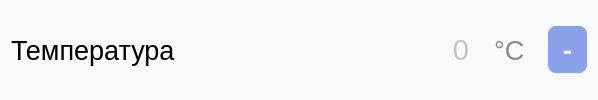
                     <widget class="QWidget" name="widget_29" native="true">
                      <property name="font">
                       <font>
                        <pointsize>36</pointsize>
                       </font>
                      </property>
                      <property name="styleSheet">
                       <string notr="true">border-radius: 8px;
background-color:rgb(248, 249, 251);
color: rgb(140, 139, 139);</string>
                      </property>
                      <layout class="QHBoxLayout" name="horizontalLayout_55">
                       <item>
                        <widget class="QLabel" name="temperature">
                         <property name="minimumSize">
                          <size>
                           <width>0</width>
                           <height>0</height>
                          </size>
                         </property>
                         <property name="maximumSize">
                          <size>
                           <width>16777215</width>
                           <height>16777215</height>
                          </size>
                         </property>
                         <property name="font">
                          <font>
                           <pointsize>20</pointsize>
                          </font>
                         </property>
                         <property name="styleSheet">
                          <string notr="true">background-color:rgb(248, 249, 251);
color: rgb(0, 0, 0);
margin-right: 0px;
</string>
                         </property>
                         <property name="inputMethodHints">
                          <set>Qt::ImhNone</set>
                         </property>
                         <property name="text">
                          <string>Температура</string>
                         </property>
                         <property name="wordWrap">
                          <bool>true</bool>
                         </property>
                        </widget>
                       </item>
                       <item>
                        <widget class="QLineEdit" name="value_temperature">
                         <property name="minimumSize">
                          <size>
                           <width>0</width>
                           <height>0</height>
                          </size>
                         </property>
                         <property name="font">
                          <font>
                           <family>MS Shell Dlg 2</family>
                           <pointsize>22</pointsize>
                           <weight>50</weight>
                           <italic>false</italic>
                           <bold>false</bold>
                           <strikeout>false</strikeout>
                          </font>
                         </property>
                         <property name="layoutDirection">
                          <enum>Qt::LeftToRight</enum>
                         </property>
                         <property name="styleSheet">
                          <string notr="true">background-color:rgb(248, 249, 251);
color: rgb(140, 139, 139);
outline: 0px;
padding-left: 10px;
margin-left: 20px;
margin-right: 10px;
border-top-left-radius: 0px;
border-bottom-left-radius: 00px;
border: none;

</string>
                         </property>
                         <property name="alignment">
                          <set>Qt::AlignRight|Qt::AlignTrailing|Qt::AlignVCenter</set>
                         </property>
                         <property name="placeholderText">
                          <string>0</string>
                         </property>
                        </widget>
                       </item>
                       <item>
                        <widget class="QLabel" name="dimension_temperature">
                         <property name="font">
                          <font>
                           <pointsize>20</pointsize>
                          </font>
                         </property>
                         <property name="styleSheet">
                          <string notr="true">margin-right: 10px;
</string>
                         </property>
                         <property name="text">
                          <string>°C</string>
                         </property>
                        </widget>
                       </item>
                       <item>
                        <widget class="QPushButton" name="clean_temperature">
                         <property name="font">
                          <font>
                           <family>Montserrat</family>
                           <pointsize>20</pointsize>
                           <weight>75</weight>
                           <bold>true</bold>
                          </font>
                         </property>
                         <property name="styleSheet">
                          <string notr="true">QPushButton {
background-color:rgb(138, 161, 233);
color:rgb(255, 255, 255);
font-weight: 600;
border-radius: 8px;
padding: 5px 15px;
outline: 0px;
}
QPushButton:hover{
background-color: rgb(125, 143, 202);
}</string>
                         </property>
                         <property name="text">
                          <string>-</string>
                         </property>
                        </widget>
                       </item>
                      </layout>
                      <zorder>value_temperature</zorder>
                      <zorder>temperature</zorder>
                      <zorder>dimension_temperature</zorder>
                      <zorder>clean_temperature</zorder>
                     </widget>
